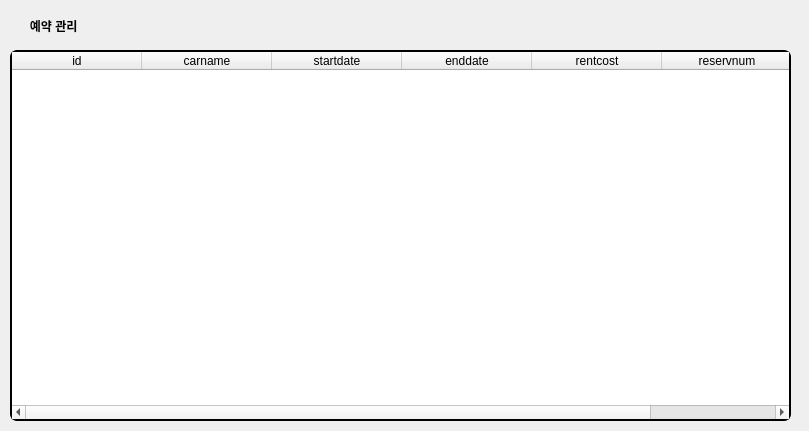
<?xml version="1.0" encoding="UTF-8"?>
<ui version="4.0">
 <class>reservation</class>
 <widget class="QDialog" name="reservation">
  <property name="geometry">
   <rect>
    <x>0</x>
    <y>0</y>
    <width>809</width>
    <height>431</height>
   </rect>
  </property>
  <property name="windowTitle">
   <string>Dialog</string>
  </property>
  <widget class="QTableWidget" name="tableWidget">
   <property name="geometry">
    <rect>
     <x>10</x>
     <y>50</y>
     <width>781</width>
     <height>371</height>
    </rect>
   </property>
   <property name="styleSheet">
    <string notr="true">QTableView::item:hover {
	
	color: rgb(238, 238, 236);
	background-color: rgb(85, 87, 83);
}
QTableWidget{
background-color:#fff; border:2px solid #000;  border-radius:7px;
font-weight:600;
font:bold;
}</string>
   </property>
   <attribute name="horizontalHeaderDefaultSectionSize">
    <number>130</number>
   </attribute>
   <attribute name="horizontalHeaderStretchLastSection">
    <bool>false</bool>
   </attribute>
   <column>
    <property name="text">
     <string>id</string>
    </property>
   </column>
   <column>
    <property name="text">
     <string>carname</string>
    </property>
   </column>
   <column>
    <property name="text">
     <string>startdate</string>
    </property>
   </column>
   <column>
    <property name="text">
     <string>enddate</string>
    </property>
   </column>
   <column>
    <property name="text">
     <string>rentcost</string>
    </property>
   </column>
   <column>
    <property name="text">
     <string>reservnum</string>
    </property>
   </column>
  </widget>
  <widget class="QLabel" name="label">
   <property name="geometry">
    <rect>
     <x>0</x>
     <y>10</y>
     <width>171</width>
     <height>31</height>
    </rect>
   </property>
   <property name="styleSheet">
    <string notr="true">font-weight:600;
font: 57 17pt &quot;Ubuntu&quot;;
font:bold;</string>
   </property>
   <property name="text">
    <string>         예약 관리</string>
   </property>
  </widget>
 </widget>
 <resources/>
 <connections/>
</ui>
